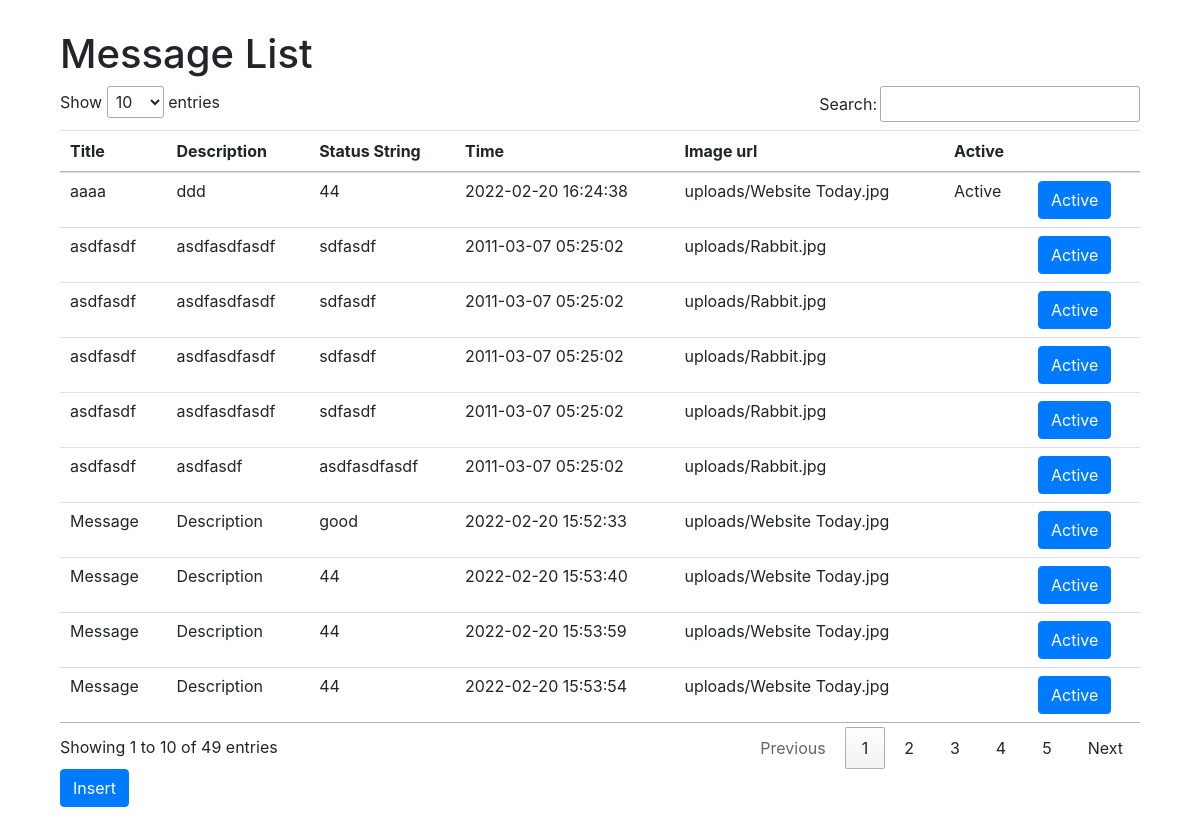
The page / on the database its author committed.
### tables this page shows
CREATE TABLE `my_table` (
  `id` int(11) NOT NULL,
  `title` varchar(100) NOT NULL,
  `description` varchar(100) NOT NULL,
  `status` varchar(100) NOT NULL,
  `showtime` varchar(100) NOT NULL,
  `image_url` varchar(100) NOT NULL,
  `active` int(11) NOT NULL
);

### index.php (the view, shortened to what this page needs)
<link rel="stylesheet" href="https://cdn.jsdelivr.net/npm/bootstrap@4.6.1/dist/css/bootstrap.min.css">
<link rel="stylesheet" href="https://cdn.datatables.net/1.11.4/css/jquery.dataTables.min.css">
<div class="container" style="padding:30px" >
  <h1>Message List</h1>
<table class="table">
  <thead>
  <tr>
    <th>Title</th>
    <th>Description</th>
    <th>Status String</th>
    <th>Time</th>
    <th>Image url</th>
    <th>Active</th>
    <th></th>
  </tr>
  </thead>
  <tbody>
<?php
$host = 'localhost';
$user = 'root';
$passwd = '';
$schema = 'popup';
$mysqli = mysqli_connect($host, $user, $passwd, $schema);
$query = "SELECT * FROM my_table order by `active` desc";
$result = mysqli_query($mysqli, $query);
while ($row = mysqli_fetch_assoc($result))
{
?>
<tr>
<td><?php
echo $row['title']
?></td>
<td><?php
echo $row['description']
?></td>
<td><?php
echo $row['status']
?></td>
<td><?php
echo date('Y-m-d H:i:s',$row['showtime'])
?></td>
<td><?php
echo $row['image_url']
?></td>
<td class="active_status"><?php
echo $row['active']==1?"Active":""
?></td>
<td>
<button class="btn btn-primary activeBtn" id="<?php echo $row['id']; ?>">Active</button>
</td>
</tr>
<?php
}
?>
</tbody>
</table>
<a href="insert.php" class="btn btn-primary">Insert</a>
</div>

### rows shown on the page
my_table: title "aaaa", description "ddd", status "44", showtime "2022-02-20 16:24:38", image_url "uploads/Website Today.jpg", active "Active"
my_table: title "asdfasdf", description "asdfasdfasdf", status "sdfasdf", showtime "2011-03-07 05:25:02", image_url "uploads/Rabbit.jpg"
my_table: title "asdfasdf", description "asdfasdfasdf", status "sdfasdf", showtime "2011-03-07 05:25:02", image_url "uploads/Rabbit.jpg"
my_table: title "asdfasdf", description "asdfasdfasdf", status "sdfasdf", showtime "2011-03-07 05:25:02", image_url "uploads/Rabbit.jpg"
my_table: title "asdfasdf", description "asdfasdfasdf", status "sdfasdf", showtime "2011-03-07 05:25:02", image_url "uploads/Rabbit.jpg"
my_table: title "asdfasdf", description "asdfasdf", status "asdfasdfasdf", showtime "2011-03-07 05:25:02", image_url "uploads/Rabbit.jpg"
my_table: title "Message", description "Description", status "good", showtime "2022-02-20 15:52:33", image_url "uploads/Website Today.jpg"
my_table: title "Message", description "Description", status "44", showtime "2022-02-20 15:53:40", image_url "uploads/Website Today.jpg"
my_table: title "Message", description "Description", status "44", showtime "2022-02-20 15:53:59", image_url "uploads/Website Today.jpg"
my_table: title "Message", description "Description", status "44", showtime "2022-02-20 15:53:54", image_url "uploads/Website Today.jpg"
